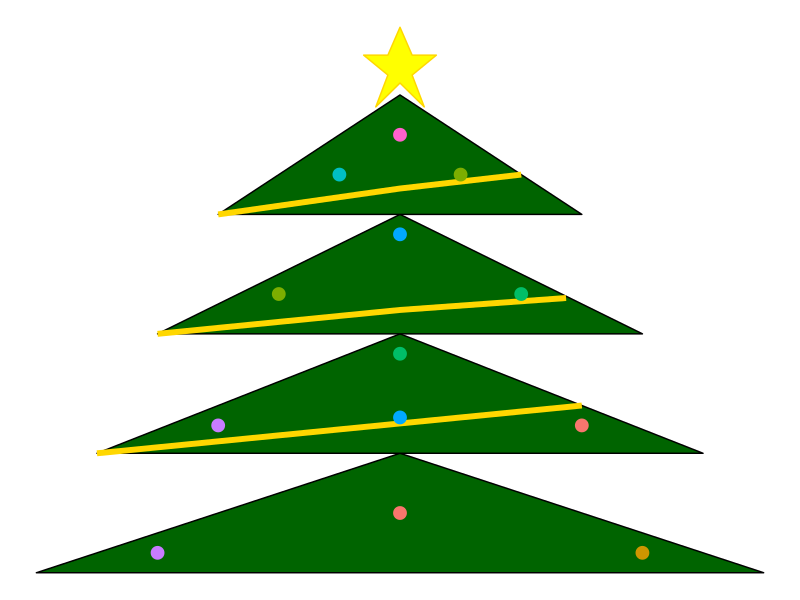

Write the R code that produced this figure.
library(ggplot2)

tree <- data.frame(
  x = c(-3, 0, 3, -2.5, 0, 2.5, -2, 0, 2, -1.5, 0, 1.5),
  y = c(0, 3, 0, 3, 6, 3, 6, 9, 6, 9, 12, 9),
  group = c(rep(1, 3), rep(2, 3), rep(3, 3), rep(4, 3))
)

baubles <- data.frame(
  x = c(-2, 0, 2, -1.5, 1.5, -1, 0, 1, -0.5, 0, 0.5, 0, 0),
  y = c(0.5, 1.5, 0.5, 3.7, 3.7, 7, 8.5, 7, 10, 11, 10, 3.9, 5.5),
  color = c("red", "blue", "gold","red", "blue", "green", "purple", "orange", "pink", "yellow", "green", "purple", "orange")
)

star <- data.frame(
  x = c(0, -0.1, -0.3, -0.1, -0.2, 0, 0.2, 0.1, 0.3, 0.1),
  y = c(13.7, 13, 13, 12.5, 11.7, 12.3, 11.7, 12.5, 13, 13)
)

chains <- data.frame(
  x = c(-2.5, -1.5, -0.5, 0.5, 1.5,  -2, -1, 0, 1.37, -1.5, 0, 1),
  y = c(3, 3.3, 3.6, 3.9, 4.2, 6, 6.3, 6.6, 6.9, 9, 9.65, 10),
  group = c(rep(1, 5), rep(2, 4), rep(3, 3))
)

plot <- ggplot() +
  geom_polygon(data = tree, aes(x = x, y = y, group = group), fill = "darkgreen", color = "black") +
  geom_line(data = chains, aes(x = x, y = y, group = group), color = "gold", size = 2) +
  geom_point(data = baubles, aes(x = x, y = y, color = color), size = 4) +
  geom_polygon(data = star, aes(x = x, y = y), fill = "yellow", color = "gold") +
  theme_void() +
  theme(legend.position = "none")
plot
